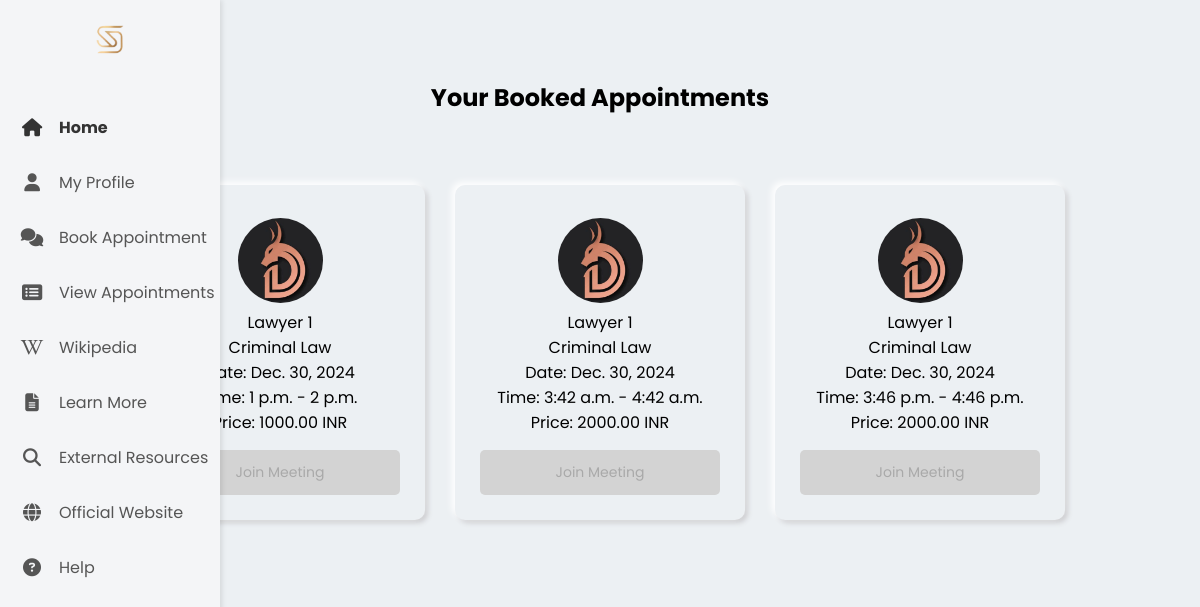
The page /view-appointments/ (signed in) on the database its author committed.
### home/models.py (models this page shows, shortened)
class BookedAppointment(models.Model):
    client = models.ForeignKey(User, on_delete=models.CASCADE, related_name="booked_appointments")
    slot = models.OneToOneField(AppointmentSlot, on_delete=models.CASCADE, related_name="booking")

class AppointmentSlot(models.Model):
    STATUS_CHOICES = [
        ('available', 'Available'),
        ('booked', 'Booked'),
    ]
    lawyer = models.ForeignKey(User, on_delete=models.CASCADE, limit_choices_to={'users__role': 'lawyer'})
    specialization = models.CharField(max_length=100)
    date = models.DateField()
    start_time = models.TimeField()
    end_time = models.TimeField()
    amount = models.DecimalField(max_digits=10, decimal_places=2)
    status = models.CharField(max_length=10, choices=STATUS_CHOICES, default='available')
    meet_id = models.PositiveIntegerField(unique=True, blank=True, null=True)  # Match Zego Cloud's `roomID`

### home/views.py (the view)
# urls.py: path('view-appointments/', views.view_appointments, name='view_appointments'),
@login_required
def view_appointments(request):
    booked_appointments = BookedAppointment.objects.filter(client=request.user).select_related('slot', 'slot__lawyer')
    appointments_with_profiles = []
    for appointment in booked_appointments:
        lawyer_users_instance = get_object_or_404(users, user=appointment.slot.lawyer)
        lawyer_profile = get_object_or_404(LawyerProfile, user=lawyer_users_instance)
        appointments_with_profiles.append({
            'appointment': appointment,
            'profile_picture': lawyer_profile.profile_picture.url,
        })
    context = {
        'appointments_with_profiles': appointments_with_profiles,
    }
    return render(request, 'view_appointments.html', context)

### home/templates/view_appointments.html (shortened to what this page needs)
{% extends 'sidebar.html' %}
    {% load static %}
    {% block content %}
</head>
<body>
    <div class="container">
        <h2>Your Booked Appointments</h2>
    </div>
    {% if appointments_with_profiles %}
    <div class="card-container">
        {% for item in appointments_with_profiles %}
        <div class="wrapper"
            data-slot-id="{{ item.appointment.slot.id }}"
            data-slot-start-time="{{ item.appointment.slot.date|date:'Y-m-d' }}T{{ item.appointment.slot.start_time|date:'H:i:s' }}"
            data-slot-end-time="{{ item.appointment.slot.date|date:'Y-m-d' }}T{{ item.appointment.slot.end_time|date:'H:i:s' }}">
            <div class="img-area">
                <div class="inner-area">
                    <img src="{{ item.profile_picture }}" alt="Profile Image">
                </div>
            </div>
            <div class="name">{{ item.appointment.slot.lawyer.username }}</div>
            <div class="about">{{ item.appointment.slot.specialization }}</div>
            <div class="about">Date: {{ item.appointment.slot.date }}</div>
            <div class="about">Time: {{ item.appointment.slot.start_time }} - {{ item.appointment.slot.end_time }}</div>
            <div class="about">Price: {{ item.appointment.slot.amount }} INR</div>
            <div class="buttons">
                <a id="join-meeting-{{ item.appointment.slot.id }}"
                   class="join-meeting-button disabled"
                   href="/vcall/meeting/?roomID={{ item.appointment.slot.meet_id }}"
                   target="_blank">
                   Join Meeting
                </a>
            </div>
        </div>
        {% endfor %}
    </div>
    {% else %}
    <div class="container">
        <p>You have no booked appointments.</p>
    </div>
    {% endif %}
</body>
</html>
{% endblock %}

### home/static/base_style.css (style rules this page uses)
body { margin: 0; font-family: Arial, sans-serif; }

### home/templates/sidebar.html (style rules this page uses)
body { margin: 0; font-family: Arial, sans-serif; }

### home/templates/view_appointments.html (style rules this page uses)
* { margin: 0; padding: 0; box-sizing: border-box; font-family: 'Poppins', sans-serif; }
body { display: flex; flex-direction: column; align-items: center; gap: 30px; min-height: 100vh; background: #ecf0f3; padding: 20px; }
.container { width: 100%; max-width: 1200px; text-align: center; margin-top: 30px; }
.card-container { display: flex; flex-wrap: wrap; gap: 30px; justify-content: center; margin-top: 40px; }
.wrapper { position: relative; width: 290px; padding: 25px; border-radius: 10px; display: flex; align-items: center; justify-content: center; flex-direction: column; background: #ecf0f3; box-shadow: -3px -3px 7px #ffffff, 3px 3px 5px #ceced1; }
.img-area { height: 100px; width: 100px; border-radius: 50%; display: flex; align-items: center; justify-content: center; }
.inner-area { height: calc(100% - 15px); width: calc(100% - 15px); border-radius: 50%; }
.inner-area img { height: 100%; width: 100%; border-radius: 50%; object-fit: cover; }
.buttons { margin-top: 15px; display: flex; width: 100%; justify-content: center; }
.buttons a { width: 100%; padding: 12px 6px; text-align: center; text-decoration: none; border: none; border-radius: 5px; cursor: pointer; background: #ecf0f3; color: #31344b; font-size: 14px; box-shadow: -2px -2px 5px #ffffff, 2px 2px 4px #ceced1; transition: background 0.3s, color 0.3s, transform 0.2s, box-shadow 0.2s; }
.buttons .disabled { background: #d3d3d3; cursor: not-allowed; color: #a9a9a9; pointer-events: none; box-shadow: none; transition: background 0.3s, color 0.3s; }

### rows shown on the page
BookedAppointment: appointment.slot.lawyer.username "Lawyer 1", appointment.slot.specialization "Criminal Law", appointment.slot "Dec. 30, 2024", appointment.slot.start_time "1 p.m.", appointment.slot.end_time "2 p.m.", appointment.slot.amount "1000.00"
BookedAppointment: appointment.slot.lawyer.username "Lawyer 1", appointment.slot.specialization "Criminal Law", appointment.slot "Dec. 30, 2024", appointment.slot.start_time "3:42 a.m.", appointment.slot.end_time "4:42 a.m.", appointment.slot.amount "2000.00"
BookedAppointment: appointment.slot.lawyer.username "Lawyer 1", appointment.slot.specialization "Criminal Law", appointment.slot "Dec. 30, 2024", appointment.slot.start_time "3:46 p.m.", appointment.slot.end_time "4:46 p.m.", appointment.slot.amount "2000.00"
